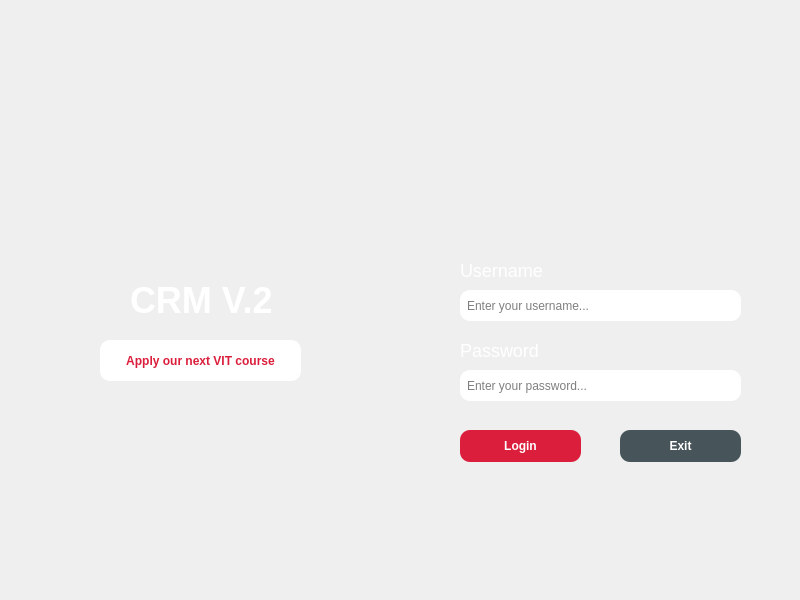
<?xml version="1.0" encoding="UTF-8"?>
<ui version="4.0">
 <class>MainWindow</class>
 <widget class="QMainWindow" name="MainWindow">
  <property name="enabled">
   <bool>true</bool>
  </property>
  <property name="geometry">
   <rect>
    <x>0</x>
    <y>0</y>
    <width>800</width>
    <height>600</height>
   </rect>
  </property>
  <property name="cursor">
   <cursorShape>ArrowCursor</cursorShape>
  </property>
  <property name="windowTitle">
   <string>MainWindow</string>
  </property>
  <property name="styleSheet">
   <string notr="true">background-image: url(:/assets/assets/login.jpg);
QWidget::setFixedSize(800, 600);



</string>
  </property>
  <widget class="QWidget" name="centralwidget">
   <widget class="QLabel" name="label">
    <property name="geometry">
     <rect>
      <x>120</x>
      <y>270</y>
      <width>151</width>
      <height>61</height>
     </rect>
    </property>
    <property name="styleSheet">
     <string notr="true">color:white;
font-size:36px;
font-weight:bold;
background:none</string>
    </property>
    <property name="text">
     <string> CRM V.2</string>
    </property>
   </widget>
   <widget class="QLabel" name="label_2">
    <property name="geometry">
     <rect>
      <x>460</x>
      <y>260</y>
      <width>101</width>
      <height>20</height>
     </rect>
    </property>
    <property name="styleSheet">
     <string notr="true">color:white;
font-size:18px;
font-weight:400;
background:none</string>
    </property>
    <property name="text">
     <string>Username</string>
    </property>
   </widget>
   <widget class="QLineEdit" name="lineEdit">
    <property name="geometry">
     <rect>
      <x>460</x>
      <y>290</y>
      <width>281</width>
      <height>31</height>
     </rect>
    </property>
    <property name="styleSheet">
     <string notr="true">QLineEdit{
border-radius:10px;
background:none;
padding:5px
}
</string>
    </property>
    <property name="text">
     <string/>
    </property>
    <property name="placeholderText">
     <string>Enter your username...</string>
    </property>
   </widget>
   <widget class="QLineEdit" name="lineEdit_2">
    <property name="geometry">
     <rect>
      <x>460</x>
      <y>370</y>
      <width>281</width>
      <height>31</height>
     </rect>
    </property>
    <property name="styleSheet">
     <string notr="true">QLineEdit{
border-radius:10px;
background:none;
padding:5px
}
</string>
    </property>
    <property name="text">
     <string/>
    </property>
    <property name="echoMode">
     <enum>QLineEdit::Normal</enum>
    </property>
    <property name="placeholderText">
     <string>Enter your password...</string>
    </property>
   </widget>
   <widget class="QLabel" name="label_3">
    <property name="geometry">
     <rect>
      <x>460</x>
      <y>340</y>
      <width>101</width>
      <height>20</height>
     </rect>
    </property>
    <property name="styleSheet">
     <string notr="true">color:white;
font-size:18px;
font-weight:400;
background:none</string>
    </property>
    <property name="text">
     <string>Password</string>
    </property>
   </widget>
   <widget class="QPushButton" name="login_button">
    <property name="geometry">
     <rect>
      <x>460</x>
      <y>430</y>
      <width>121</width>
      <height>32</height>
     </rect>
    </property>
    <property name="styleSheet">
     <string notr="true">QPushButton{
color:white;
background:#db1e3c;
border-radius:10px;
font-weight:bold;
}

QPushButton::hover{
color:#db1e3c;
background:white;
border-radius:10px;
font-weight:bold
}</string>
    </property>
    <property name="text">
     <string>Login</string>
    </property>
   </widget>
   <widget class="QPushButton" name="exit_button">
    <property name="geometry">
     <rect>
      <x>620</x>
      <y>430</y>
      <width>121</width>
      <height>32</height>
     </rect>
    </property>
    <property name="styleSheet">
     <string notr="true">QPushButton{
color:white;
background:#47545a;
border-radius:10px;
font-weight:bold;
}

QPushButton::hover{
color:#47545a;
background:white;
border-radius:10px;
font-weight:bold
}</string>
    </property>
    <property name="text">
     <string>Exit</string>
    </property>
   </widget>
   <widget class="QPushButton" name="apply_button">
    <property name="geometry">
     <rect>
      <x>100</x>
      <y>340</y>
      <width>201</width>
      <height>41</height>
     </rect>
    </property>
    <property name="cursor">
     <cursorShape>PointingHandCursor</cursorShape>
    </property>
    <property name="styleSheet">
     <string notr="true">QPushButton::hover{
color:white;
background:#db1e3c;
border-radius:10px;
font-weight:bold;
}

QPushButton{
color:#db1e3c;
background:white;
border-radius:10px;
font-weight:bold
}</string>
    </property>
    <property name="text">
     <string>Apply our next VIT course</string>
    </property>
   </widget>
  </widget>
 </widget>
 <resources>
  <include location="assets.qrc"/>
 </resources>
 <connections/>
</ui>
